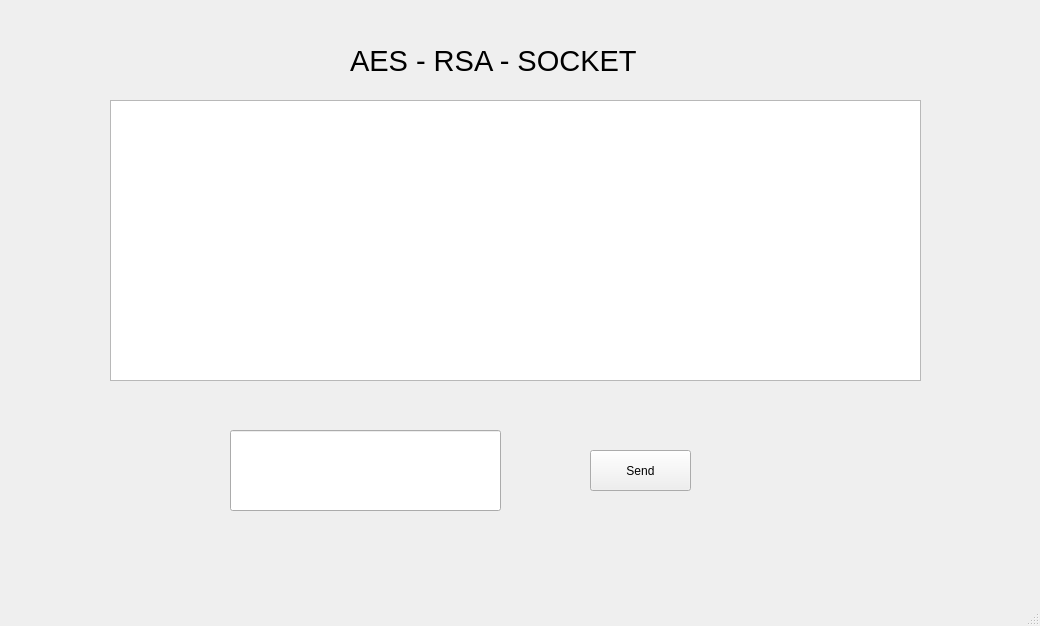
<?xml version="1.0" encoding="UTF-8"?>
<ui version="4.0">
 <class>MainWindow</class>
 <widget class="QMainWindow" name="MainWindow">
  <property name="geometry">
   <rect>
    <x>0</x>
    <y>0</y>
    <width>1040</width>
    <height>626</height>
   </rect>
  </property>
  <property name="windowTitle">
   <string>MainWindow</string>
  </property>
  <widget class="QWidget" name="centralwidget">
   <widget class="QLabel" name="label">
    <property name="geometry">
     <rect>
      <x>350</x>
      <y>30</y>
      <width>351</width>
      <height>61</height>
     </rect>
    </property>
    <property name="font">
     <font>
      <pointsize>22</pointsize>
     </font>
    </property>
    <property name="text">
     <string>AES - RSA - SOCKET</string>
    </property>
   </widget>
   <widget class="QTextEdit" name="chatBox">
    <property name="geometry">
     <rect>
      <x>110</x>
      <y>100</y>
      <width>811</width>
      <height>281</height>
     </rect>
    </property>
   </widget>
   <widget class="QLineEdit" name="inputBox">
    <property name="geometry">
     <rect>
      <x>230</x>
      <y>430</y>
      <width>271</width>
      <height>81</height>
     </rect>
    </property>
   </widget>
   <widget class="QPushButton" name="sendBtn">
    <property name="geometry">
     <rect>
      <x>590</x>
      <y>450</y>
      <width>101</width>
      <height>41</height>
     </rect>
    </property>
    <property name="text">
     <string>Send</string>
    </property>
   </widget>
  </widget>
  <widget class="QMenuBar" name="menubar">
   <property name="geometry">
    <rect>
     <x>0</x>
     <y>0</y>
     <width>1040</width>
     <height>26</height>
    </rect>
   </property>
  </widget>
  <widget class="QStatusBar" name="statusbar"/>
 </widget>
 <resources/>
 <connections/>
</ui>
